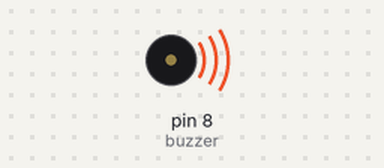
Simulated run of this sketch. Board: Arduino Uno, built with avr-gcc and run on an emulated ATmega328P. On the bench: buzzer (waves = sounding).

Above: at 0.5 s.
Timing chart, 0 to 6.9 s (numbered marks = the images above):
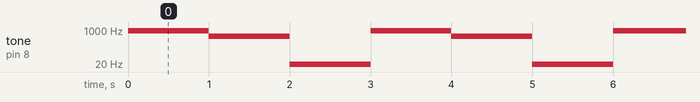

Measured:
- by itself, tone on pin 8 (buzzer): repeats every 3.0 s: 500 Hz 1.0 s, 10 Hz 1.0 s, 900 Hz 1.0 s

The sketch:

_4_BUZZER.ino
```cpp
/*
ARDUINO TRAINING
CREATE BY : MUHAMMAD SHAHKHIR BIN MOZAMIR

 TITLE: BUZZER
*/

int buzzer=8;

void setup() {
  // put your setup code here, to run once:
pinMode(8,OUTPUT);
}

void loop() {

    tone(buzzer,900);
    delay(1000);
    tone(buzzer,500);
    delay(1000);
    tone(buzzer,10);
    delay(1000);
  }


/*
 *TEST STATUS :
 */
```
